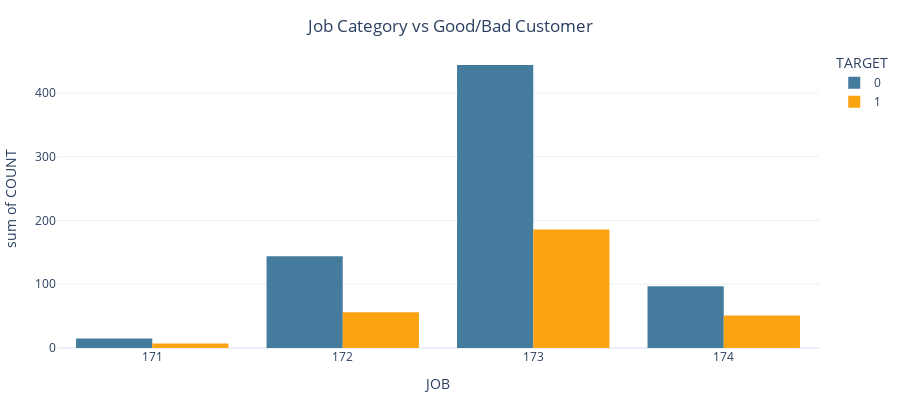

Notebook code cell kept with this figure:
### Markdown cell above
<blockquote>No.of Applicaant having Job type-174 are second least but have creditted the highest mean amount. This category reflects the highest paying one</blockquote>

### Code cell
job_target = credit_df.groupby(['JOB','TARGET']).size().rename('COUNT').reset_index()



fig  = px.histogram(job_target, 
              x='JOB', 
              y='COUNT',
              color='TARGET',
              color_discrete_sequence=["#457b9d","#fca311"],
              template='plotly_white')

fig.update_layout(width=900, height=400, 
                  barmode='group',
                  title= {'text': "Job Category vs Good/Bad Customer",
                          'y':0.95,'x':0.5,
                          'xanchor': 'center',
                          'yanchor': 'top'},
                 showlegend=True,
                 margin = dict(l=25, r=10, t=50, b=10))
                 
                 
fig.show()

### Figure 1 — Plotly figure (JSON) as saved in the notebook; plotly's stock layout.template omitted (floating-point values rounded to 4 significant figures)
{"data": [{"alignmentgroup": "True", "bingroup": "x", "histfunc": "sum", "hovertemplate": "TARGET=0<br>JOB=%{x}<br>sum of COUNT=%{y}<extra></extra>", "legendgroup": "0", "marker": {"color": "#457b9d"}, "name": "0", "offsetgroup": "0", "orientation": "v", "showlegend": true, "type": "histogram", "x": ["171", "172", "173", "174"], "xaxis": "x", "y": [15, 144, 444, 97], "yaxis": "y"}, {"alignmentgroup": "True", "bingroup": "x", "histfunc": "sum", "hovertemplate": "TARGET=1<br>JOB=%{x}<br>sum of COUNT=%{y}<extra></extra>", "legendgroup": "1", "marker": {"color": "#fca311"}, "name": "1", "offsetgroup": "1", "orientation": "v", "showlegend": true, "type": "histogram", "x": ["171", "172", "173", "174"], "xaxis": "x", "y": [7, 56, 186, 51], "yaxis": "y"}], "layout": {"barmode": "group", "height": 400, "legend": {"title": {"text": "TARGET"}, "tracegroupgap": 0}, "margin": {"b": 10, "l": 25, "r": 10, "t": 50}, "showlegend": true, "title": {"text": "Job Category vs Good/Bad Customer", "x": 0.5, "xanchor": "center", "y": 0.95, "yanchor": "top"}, "width": 900, "xaxis": {"anchor": "y", "domain": [0.0, 1.0], "title": {"text": "JOB"}}, "yaxis": {"anchor": "x", "domain": [0.0, 1.0], "title": {"text": "sum of COUNT"}}}}
